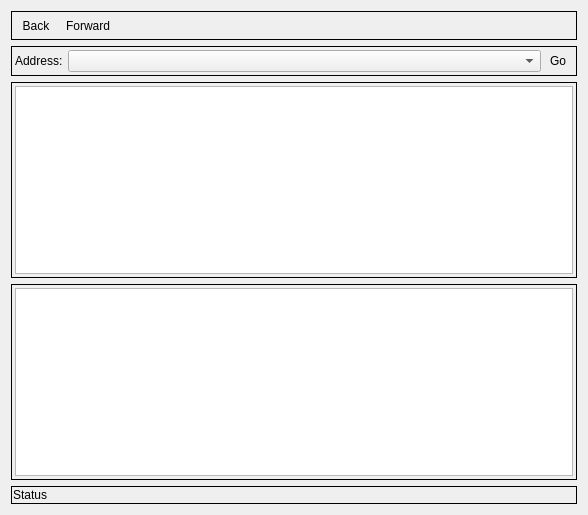
<?xml version="1.0" encoding="UTF-8"?>
<ui version="4.0">
 <class>MainWindow</class>
 <widget class="QMainWindow" name="MainWindow">
  <property name="geometry">
   <rect>
    <x>0</x>
    <y>0</y>
    <width>588</width>
    <height>515</height>
   </rect>
  </property>
  <property name="windowTitle">
   <string>Stepper Motor 13</string>
  </property>
  <widget class="QWidget" name="centralWidget">
   <layout class="QGridLayout" name="gridLayout_3">
    <item row="0" column="0">
     <layout class="QVBoxLayout" name="verticalLayout">
      <item>
       <widget class="QFrame" name="frameTool">
        <property name="sizePolicy">
         <sizepolicy hsizetype="Preferred" vsizetype="Fixed">
          <horstretch>0</horstretch>
          <verstretch>0</verstretch>
         </sizepolicy>
        </property>
        <property name="frameShape">
         <enum>QFrame::Box</enum>
        </property>
        <property name="frameShadow">
         <enum>QFrame::Plain</enum>
        </property>
        <layout class="QHBoxLayout" name="horizontalLayout_2">
         <property name="spacing">
          <number>2</number>
         </property>
         <property name="leftMargin">
          <number>3</number>
         </property>
         <property name="topMargin">
          <number>3</number>
         </property>
         <property name="rightMargin">
          <number>3</number>
         </property>
         <property name="bottomMargin">
          <number>3</number>
         </property>
         <item>
          <widget class="QToolButton" name="toolBack">
           <property name="text">
            <string>Back</string>
           </property>
           <property name="icon">
            <iconset resource="qnmui.qrc">
             <normaloff>:/res/left_round-26.png</normaloff>:/res/left_round-26.png</iconset>
           </property>
           <property name="iconSize">
            <size>
             <width>26</width>
             <height>26</height>
            </size>
           </property>
           <property name="toolButtonStyle">
            <enum>Qt::ToolButtonTextBesideIcon</enum>
           </property>
           <property name="autoRaise">
            <bool>true</bool>
           </property>
          </widget>
         </item>
         <item>
          <widget class="QToolButton" name="toolForward">
           <property name="text">
            <string>Forward</string>
           </property>
           <property name="icon">
            <iconset resource="qnmui.qrc">
             <normaloff>:/res/right_round-26.png</normaloff>:/res/right_round-26.png</iconset>
           </property>
           <property name="iconSize">
            <size>
             <width>26</width>
             <height>26</height>
            </size>
           </property>
           <property name="toolButtonStyle">
            <enum>Qt::ToolButtonIconOnly</enum>
           </property>
           <property name="autoRaise">
            <bool>true</bool>
           </property>
          </widget>
         </item>
         <item>
          <spacer name="horizontalSpacer">
           <property name="orientation">
            <enum>Qt::Horizontal</enum>
           </property>
           <property name="sizeHint" stdset="0">
            <size>
             <width>40</width>
             <height>20</height>
            </size>
           </property>
          </spacer>
         </item>
        </layout>
       </widget>
      </item>
      <item>
       <widget class="QFrame" name="frameAddress">
        <property name="sizePolicy">
         <sizepolicy hsizetype="Preferred" vsizetype="Fixed">
          <horstretch>0</horstretch>
          <verstretch>0</verstretch>
         </sizepolicy>
        </property>
        <property name="frameShape">
         <enum>QFrame::Box</enum>
        </property>
        <property name="frameShadow">
         <enum>QFrame::Plain</enum>
        </property>
        <layout class="QHBoxLayout" name="horizontalLayout">
         <property name="spacing">
          <number>2</number>
         </property>
         <property name="leftMargin">
          <number>3</number>
         </property>
         <property name="topMargin">
          <number>3</number>
         </property>
         <property name="rightMargin">
          <number>3</number>
         </property>
         <property name="bottomMargin">
          <number>3</number>
         </property>
         <item>
          <widget class="QLabel" name="label">
           <property name="sizePolicy">
            <sizepolicy hsizetype="Fixed" vsizetype="Preferred">
             <horstretch>0</horstretch>
             <verstretch>0</verstretch>
            </sizepolicy>
           </property>
           <property name="text">
            <string>Address: </string>
           </property>
          </widget>
         </item>
         <item>
          <widget class="QComboBox" name="comboAddress">
           <property name="sizePolicy">
            <sizepolicy hsizetype="Expanding" vsizetype="Fixed">
             <horstretch>0</horstretch>
             <verstretch>0</verstretch>
            </sizepolicy>
           </property>
          </widget>
         </item>
         <item>
          <widget class="QToolButton" name="toolGo">
           <property name="text">
            <string>Go</string>
           </property>
           <property name="icon">
            <iconset resource="qnmui.qrc">
             <normaloff>:/res/right_circular-26.png</normaloff>:/res/right_circular-26.png</iconset>
           </property>
           <property name="iconSize">
            <size>
             <width>16</width>
             <height>16</height>
            </size>
           </property>
           <property name="toolButtonStyle">
            <enum>Qt::ToolButtonTextBesideIcon</enum>
           </property>
           <property name="autoRaise">
            <bool>true</bool>
           </property>
           <property name="arrowType">
            <enum>Qt::NoArrow</enum>
           </property>
          </widget>
         </item>
        </layout>
       </widget>
      </item>
      <item>
       <widget class="QFrame" name="frameTree">
        <property name="frameShape">
         <enum>QFrame::Box</enum>
        </property>
        <property name="frameShadow">
         <enum>QFrame::Plain</enum>
        </property>
        <layout class="QGridLayout" name="gridLayout">
         <property name="leftMargin">
          <number>3</number>
         </property>
         <property name="topMargin">
          <number>3</number>
         </property>
         <property name="rightMargin">
          <number>3</number>
         </property>
         <property name="bottomMargin">
          <number>3</number>
         </property>
         <property name="spacing">
          <number>2</number>
         </property>
         <item row="0" column="0">
          <widget class="QTreeView" name="treeFile"/>
         </item>
        </layout>
       </widget>
      </item>
      <item>
       <widget class="QFrame" name="frameList">
        <property name="frameShape">
         <enum>QFrame::Box</enum>
        </property>
        <property name="frameShadow">
         <enum>QFrame::Plain</enum>
        </property>
        <layout class="QGridLayout" name="gridLayout_2">
         <property name="leftMargin">
          <number>3</number>
         </property>
         <property name="topMargin">
          <number>3</number>
         </property>
         <property name="rightMargin">
          <number>3</number>
         </property>
         <property name="bottomMargin">
          <number>3</number>
         </property>
         <property name="spacing">
          <number>2</number>
         </property>
         <item row="0" column="0">
          <widget class="QListWidget" name="listFile"/>
         </item>
        </layout>
       </widget>
      </item>
      <item>
       <widget class="QFrame" name="frameStat">
        <property name="frameShape">
         <enum>QFrame::Box</enum>
        </property>
        <property name="frameShadow">
         <enum>QFrame::Plain</enum>
        </property>
        <layout class="QHBoxLayout" name="horizontalLayout_3">
         <property name="spacing">
          <number>1</number>
         </property>
         <property name="leftMargin">
          <number>1</number>
         </property>
         <property name="topMargin">
          <number>1</number>
         </property>
         <property name="rightMargin">
          <number>1</number>
         </property>
         <property name="bottomMargin">
          <number>1</number>
         </property>
         <item>
          <widget class="QLabel" name="labelStat">
           <property name="text">
            <string>Status</string>
           </property>
          </widget>
         </item>
        </layout>
       </widget>
      </item>
     </layout>
    </item>
   </layout>
  </widget>
 </widget>
 <layoutdefault spacing="6" margin="11"/>
 <resources>
  <include location="qnmui.qrc"/>
 </resources>
 <connections/>
</ui>
